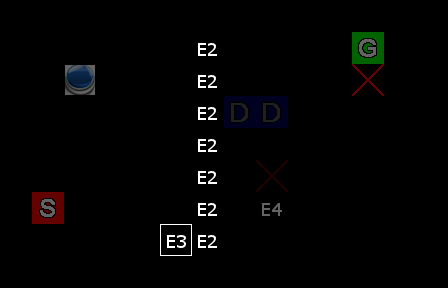

This is a level from a 2D game, rendered from its Tiled map with the project's own tilesets. A one-line summary and the complete map file follow:
An orthogonal 14x9 tile map with 32x32 px tiles, 6 tile layers (Tile Layer 7, Tile Layer 6, Tile Layer 5, Tile Layer 1, ...), 2 hidden layers not drawn.

<map version="1.0" orientation="orthogonal" width="14" height="9" tilewidth="32" tileheight="32">
 <properties>
  <property name="RepNormalTime" value="" />
  <property name="ReplicantsImitating" value="0" />
  <property name="ReplicantsNormal" value="1" />
  <property name="Text" value="" />
  <property name="Text1" value="Use the spacebar to jump." />
  <property name="Text1_1" value="Don't use the spacebar" />
  <property name="Text1_2" value="to fall and break your" />
  <property name="Text1_3" value="bones. " />
  <property name="Text1_4" value="So please use the spacebar." />
  <property name="Text1_5" value="It's not that hard." />
  <property name="Text1_6" value="" />
  <property name="Text2" value="I'm surrounded by Idiots." />
  <property name="Text2_1" value="Well, not exactly surrounded." />
  <property name="Text2_2" value="But there's you!" />
  <property name="Text2_3" value="                           " />
  <property name="Text2_4" value="Should have used" />
  <property name="Text2_5" value="the monkey..." />
  <property name="Text2_6" value="" />
  <property name="Text3" value="You can use the replicants" />
  <property name="Text3_1" value="as steps. It's a good thing" />
  <property name="Text3_2" value="that I haven't worked out" />
  <property name="Text3_3" value="feelings yet." />
  <property name="Text3_4" value="Otherwise that would be" />
  <property name="Text3_5" value="quite unethical." />
  <property name="Text3_6" value="" />
  <property name="Text4" value="It's nice to see that i did " />
  <property name="Text4_1" value="not expect too much of you." />
  <property name="Text5" value="" />
 </properties>
 <tileset firstgid="1" name="ReplicaTileset" tilewidth="32" tileheight="32">
  <image source="ReplicaTileset.png" width="320" height="128" />
 </tileset>
 <layer name="Tile Layer 8" width="14" height="9" visible="0">
  <data encoding="csv">
1,1,1,1,1,1,1,1,1,0,0,0,0,0,
1,1,1,1,1,1,1,1,0,0,0,0,0,0,
1,1,1,1,1,1,1,1,0,0,0,0,0,0,
1,1,1,1,1,1,1,1,0,0,0,0,0,0,
1,1,1,1,1,1,1,1,0,0,0,0,0,0,
1,1,1,1,1,1,1,1,0,0,0,0,0,0,
1,1,1,1,1,1,1,1,0,0,0,0,0,0,
1,1,1,1,1,1,1,1,0,0,0,0,0,0,
1,1,1,1,1,1,1,1,0,0,0,0,0,0
</data>
 </layer>
 <layer name="Tile Layer 7" width="14" height="9">
  <data encoding="csv">
1,1,1,1,1,1,1,1,1,0,0,0,0,0,
1,0,0,0,0,1,22,1,0,0,0,0,0,0,
1,0,0,0,0,1,22,1,0,0,0,0,0,0,
1,0,0,0,0,1,22,1,0,0,0,0,0,0,
1,0,0,0,0,1,22,1,0,0,0,0,0,0,
1,0,0,0,0,1,22,1,0,0,0,0,0,0,
1,1,1,1,1,1,22,1,0,0,0,0,0,0,
1,0,0,0,1,23,22,1,0,0,0,0,0,0,
1,1,1,1,1,1,1,1,0,0,0,0,0,0
</data>
 </layer>
 <layer name="Tile Layer 6" width="14" height="9">
  <data encoding="csv">
1,1,1,1,1,1,1,1,1,0,0,0,0,0,
1,0,0,0,0,1,0,1,0,0,0,0,0,0,
1,0,0,0,0,1,0,1,0,0,0,0,0,0,
1,0,0,0,0,1,0,1,0,0,0,0,0,0,
1,0,0,0,0,1,0,1,0,0,0,0,0,0,
1,0,0,0,0,1,0,1,0,0,0,0,0,0,
1,1,1,1,1,1,0,1,0,0,0,0,0,0,
1,0,0,1,0,0,0,1,0,0,0,0,0,0,
1,1,1,1,1,1,1,1,0,0,0,0,0,0
</data>
 </layer>
 <layer name="Tile Layer 5" width="14" height="9">
  <data encoding="csv">
1,1,1,1,1,1,1,1,0,0,0,0,0,0,
1,0,0,0,0,1,0,1,0,0,0,0,0,0,
1,0,0,0,0,1,0,1,0,0,0,0,0,0,
1,0,0,0,0,1,0,1,0,0,0,0,0,0,
1,0,0,0,0,1,0,1,0,0,0,0,0,0,
1,0,0,0,0,1,0,1,0,0,0,0,0,0,
1,1,1,1,1,1,0,1,0,0,0,0,0,0,
0,0,1,0,0,0,0,1,0,0,0,0,0,0,
1,1,1,1,1,1,1,1,0,0,0,0,0,0
</data>
 </layer>
 <layer name="Tile Layer 1" width="14" height="9" opacity="0.21">
  <data encoding="csv">
1,1,1,1,1,1,1,1,1,1,1,1,1,1,
1,1,1,1,1,1,0,1,1,1,1,1,1,1,
1,1,1,1,1,1,0,1,1,1,1,1,1,1,
1,1,1,1,1,1,0,1,1,1,1,1,1,1,
1,1,1,1,1,1,0,1,1,1,1,1,1,1,
1,1,1,1,1,1,0,1,1,1,1,1,1,1,
1,1,1,1,1,1,0,1,1,1,1,1,1,1,
1,1,0,0,0,0,0,1,1,1,1,1,1,1,
1,1,1,1,1,1,1,1,1,1,1,1,1,1
</data>
 </layer>
 <layer name="Tile Layer 2" width="14" height="9" opacity="0.39">
  <data encoding="csv">
1,1,1,1,1,1,1,1,1,0,1,1,1,0,
1,0,0,0,0,0,0,0,1,0,1,3,1,0,
1,0,6,0,0,0,0,0,1,1,1,13,1,0,
1,0,0,0,0,0,0,9,9,1,1,0,1,0,
1,0,0,0,0,0,0,1,0,1,1,0,1,0,
1,0,0,0,0,0,0,1,13,1,1,0,1,0,
1,2,0,0,0,0,0,1,24,0,0,0,1,0,
1,0,0,0,0,0,0,1,1,1,1,1,1,0,
1,1,1,1,1,1,1,1,0,0,0,0,0,0
</data>
 </layer>
 <layer name="Tile Layer 3" width="14" height="9" opacity="0.68">
  <data encoding="csv">
1,1,1,1,1,1,1,1,1,1,1,1,0,0,
1,0,0,0,0,0,0,0,1,0,1,0,1,0,
1,0,0,0,0,0,0,0,1,1,1,0,1,0,
1,0,0,0,0,0,0,1,1,1,1,0,1,0,
1,0,0,0,0,0,0,1,1,1,1,0,1,0,
1,0,0,0,0,0,0,1,1,1,1,0,1,0,
1,0,0,0,0,0,0,1,0,0,0,0,1,0,
1,0,0,0,0,0,0,1,1,1,1,1,1,0,
0,1,1,1,1,1,1,1,0,0,0,0,0,0
</data>
 </layer>
 <layer name="Tile Layer 4" width="14" height="9" visible="0">
  <data encoding="csv">
1,1,1,1,1,1,1,1,1,1,1,1,1,0,
1,1,1,1,1,1,1,1,1,1,1,1,1,0,
1,1,1,1,1,1,1,1,1,1,1,1,1,0,
1,1,1,1,1,1,1,1,1,1,1,1,1,0,
1,1,1,1,1,1,1,1,1,1,1,1,1,0,
1,1,1,1,1,1,1,1,1,1,1,1,1,0,
1,1,1,1,1,1,1,1,1,1,1,1,1,0,
1,1,1,1,1,1,1,1,1,1,1,1,1,0,
1,1,1,1,1,1,1,1,1,1,0,0,0,0
</data>
 </layer>
</map>
